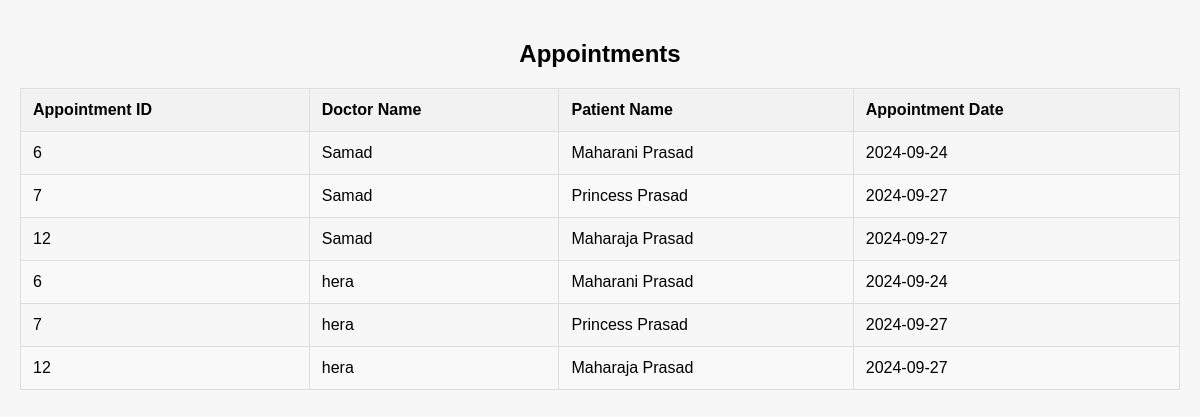
Screenshot of /pages/viewAppointments.php (signed in) with the database file from the repository.
### tables this page shows
CREATE TABLE `appointments` (
  `appointmentId` int(11) NOT NULL,
  `did` varchar(10) NOT NULL,
  `pid` varchar(10) NOT NULL,
  `appointmentDate` date NOT NULL
);

CREATE TABLE `doctorinfo` (
  `did` varchar(10) NOT NULL,
  `name` varchar(30) NOT NULL,
  `surname` varchar(30) NOT NULL,
  `gender` varchar(10) NOT NULL,
  `specialization` varchar(30) NOT NULL
);

CREATE TABLE `patientinfo` (
  `pid` varchar(10) NOT NULL,
  `pName` varchar(50) NOT NULL,
  `phoneNumber` varchar(10) NOT NULL,
  `pGender` varchar(20) NOT NULL,
  `pDOB` date NOT NULL,
  `pAllergies` tinyint(1) NOT NULL
);

### pages/viewAppointments.php (the view, shortened to what this page needs)
<?php
include 'connection.php';
$sql = "SELECT appointments.appointmentId, doctorinfo.name AS doctorName, patientinfo.pName AS patientName, appointments.appointmentDate
        FROM appointments
        INNER JOIN doctorInfo ON appointments.did = doctorinfo.did
        INNER JOIN patientInfo ON appointments.pid = patientinfo.pid";
if (isset($_SESSION['userName'])) {
    $sql .= " ORDER BY doctorinfo.name";
} elseif (isset($_SESSION['did'])) {
    $did = $_SESSION['did'];
    $sql .= " WHERE appointments.did = '$did'";
} else {
    echo "Access denied.";
    exit;
}
$result = $conn->query($sql);
?>
<!DOCTYPE html>
<html lang="en">
<head>
</head>
<body>
    <h2 style="text-align: center;">Appointments</h2>
    <table>
        <thead>
            <tr>
                <th>Appointment ID</th>
                <th>Doctor Name</th>
                <th>Patient Name</th>
                <th>Appointment Date</th>
            </tr>
        </thead>
        <tbody>
            <?php
            if ($result->num_rows > 0) {
                while ($row = $result->fetch_assoc()) {
                    echo "<tr>";
                    echo "<td>" . htmlspecialchars($row["appointmentId"]) . "</td>";
                    echo "<td>" . htmlspecialchars($row["doctorName"]) . "</td>";
                    echo "<td>" . htmlspecialchars($row["patientName"]) . "</td>";
                    echo "<td>" . htmlspecialchars($row["appointmentDate"]) . "</td>";
                    echo "</tr>";
                }
            } else {
                echo "<tr><td colspan='4'>No appointments found.</td></tr>";
            }
            ?>
        </tbody>
    </table>
</body>
</html>

### pages/viewAppointments.php (style rules this page uses)
body { font-family: Arial, sans-serif; background-color: #f7f7f7; margin: 0; padding: 20px; }
table { width: 100%; border-collapse: collapse; margin-bottom: 20px; }
table, th, td { border: 1px solid #ddd; }
th, td { padding: 12px; text-align: left; }
th { background-color: #f2f2f2; }
tr:nth-child(even) { background-color: #f9f9f9; }

### rows the page displays
appointments: appointmentId "6", doctorinfo.name "Samad", pid.pName "Maharani Prasad", appointmentDate "2024-09-24", doctorinfo.name "hera"
appointments: appointmentId "7", doctorinfo.name "Samad", pid.pName "Princess Prasad", appointmentDate "2024-09-27", doctorinfo.name "hera"
appointments: appointmentId "12", doctorinfo.name "Samad", pid.pName "Maharaja Prasad", appointmentDate "2024-09-27", doctorinfo.name "hera"
